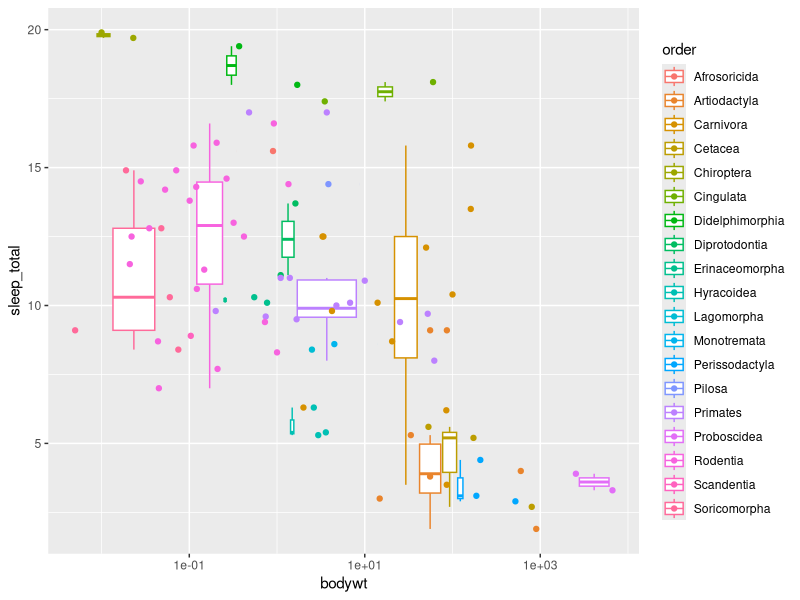
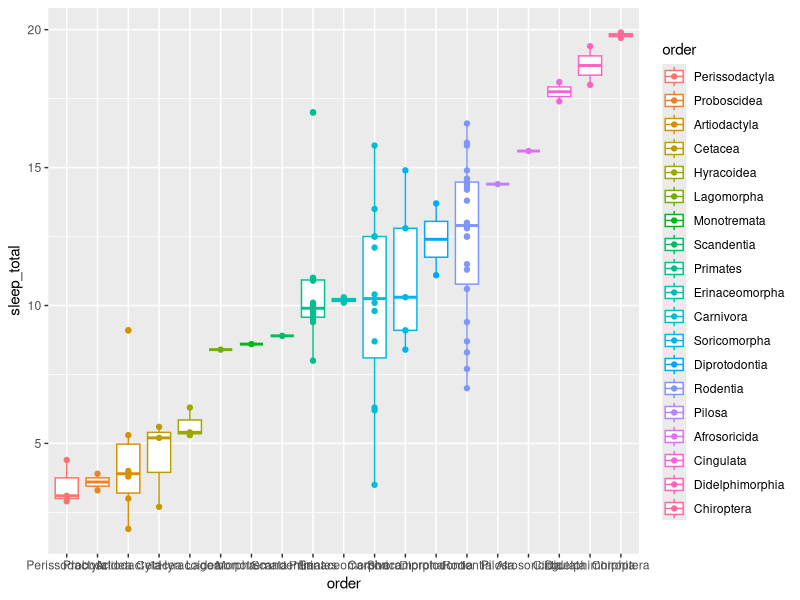
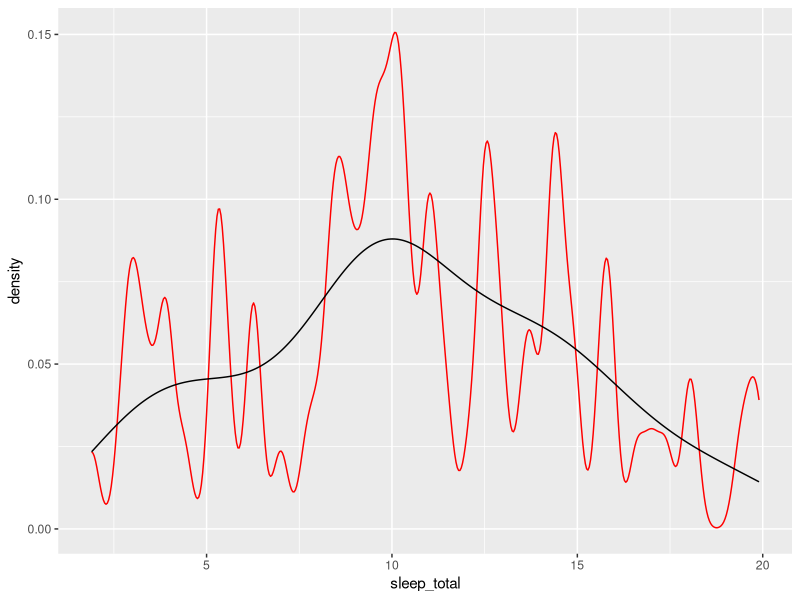
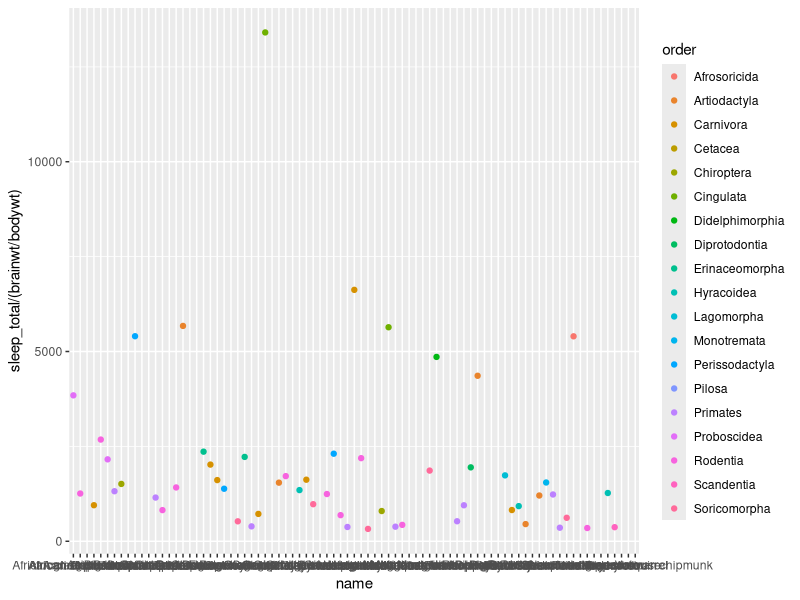
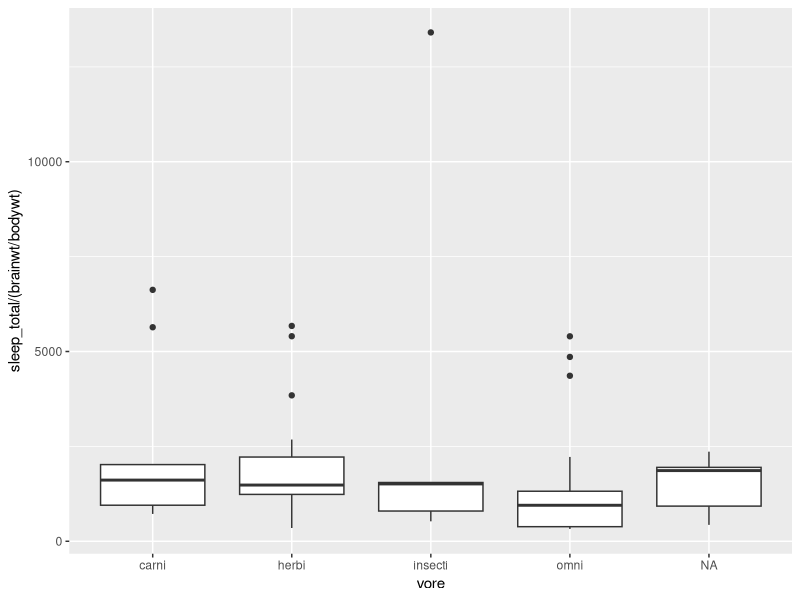
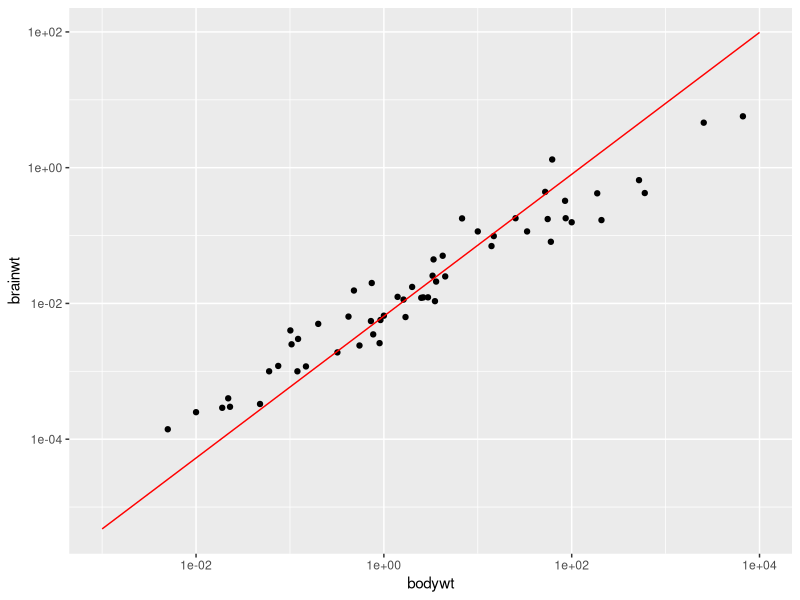
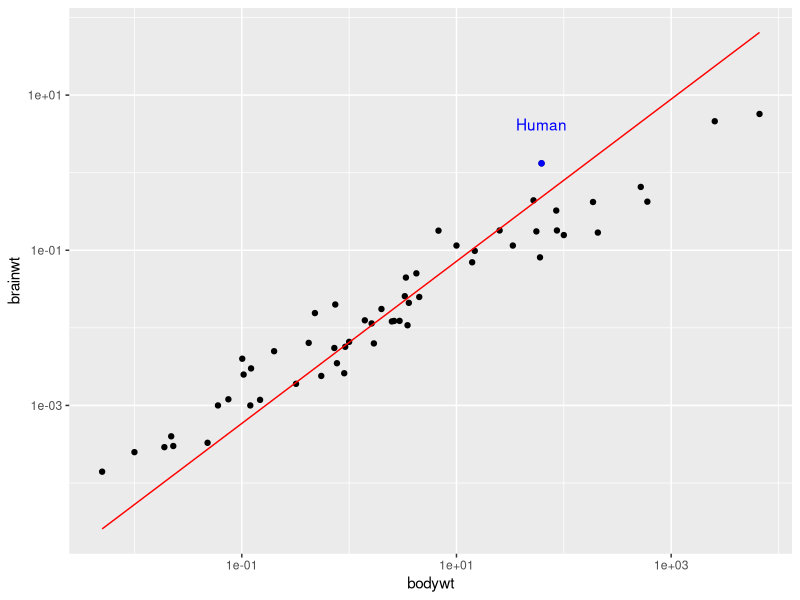
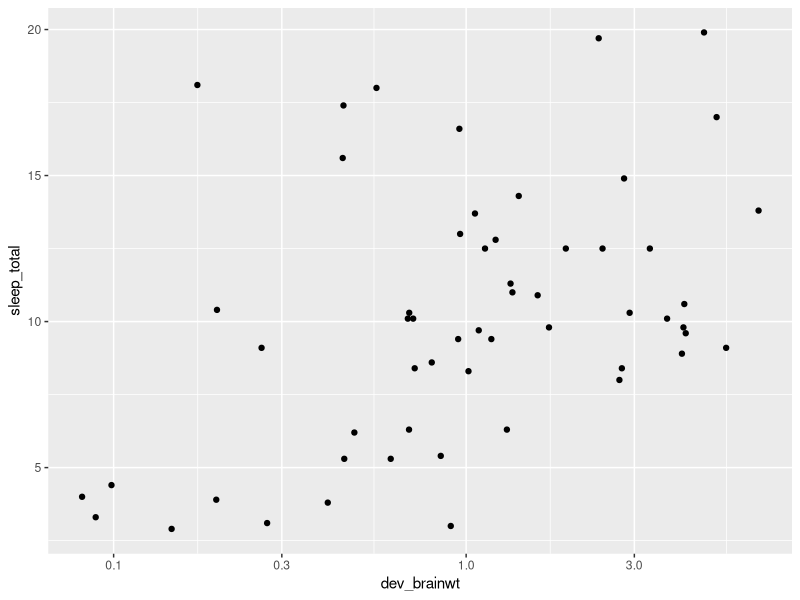

Write R code to recreate these figures, in order.
# start-up
library('dbplyr')
library('datasets')
library('ggplot2')
library('tidyverse')
data('msleep')

msleep = mutate(msleep,name=factor(name),
                       genus=factor(genus),
                       vore=factor(vore),
                       order=factor(order),
                       conservation=factor(conservation),
                       brain_ratio = brainwt/bodywt)

# begin analysis
msleep <- arrange(msleep,-sleep_total)

msleep %>% .$order %>% table() %>% prop.table()

msleep %>% group_by(order) %>%
           summarise(avg_sleep=mean(sleep_total)) %>%
           arrange(avg_sleep)

msleep %>%
  ggplot(aes(x=bodywt,y=sleep_total,color=order)) +
  geom_boxplot() + 
  geom_point() +
  scale_x_continuous(trans='log10')

# reorder - ordena todas as colunas de acordo com o crit?rio usado para 1 delas
msleep %>%
  mutate(order = reorder(order,sleep_total,median)) %>%
  ggplot(aes(x=order,y=sleep_total,color=order)) +
  geom_boxplot() + 
  geom_point()


#
msleep %>%
  ggplot(aes(x=sleep_total)) +
  geom_density(adjust=1/8,color='red') + 
  geom_density()

msleep %>%
  ggplot(aes(x=name,y=sleep_total/(brainwt/bodywt),color=order)) +
  geom_point() +
  scale_y_continuous(trans='identity')

msleep %>%
  ggplot(aes(x=vore,y=sleep_total/(brainwt/bodywt))) +
  geom_boxplot()

# brain to body weight analysis

msleep_filtered <- msleep %>%
  filter(!is.na(bodywt) & !is.na(brainwt)) %>%
  mutate(brain_ratio = brainwt/bodywt)

bodywt_avg_log10 <- msleep_filtered$bodywt %>%
                     log10() %>%
                     mean()

bodywt_dev_log10 <- msleep_filtered$bodywt %>%
                    log10()-bodywt_avg_log10

brainwt_avg_log10 <- msleep_filtered$brainwt %>%
                     log10() %>%
                     mean()

brainwt_dev_log10 <- msleep_filtered$brainwt %>%
                     log10()-brainwt_avg_log10

m <- mean(brainwt_dev_log10/bodywt_dev_log10)

exp_bodywt = 10^seq(-3,4,length.out = 100)
exp_brainwt = 10^(brainwt_avg_log10 + m*(log10(exp_bodywt) - bodywt_avg_log10))

exp_wt <- data.frame(bodywt = exp_bodywt, brainwt = exp_brainwt)

msleep_filtered <- mutate(msleep_filtered, exp_brainwt = 10^(brainwt_avg_log10 + m*(log10(bodywt) - bodywt_avg_log10)))
msleep_filtered <- mutate(msleep_filtered, dev_brainwt = 1 + (brainwt-exp_brainwt)/exp_brainwt)
    
msleep_filtered %>%
  ggplot(aes(bodywt,brainwt)) +
  geom_point(color='black') +
  scale_x_continuous(trans='log10') +
  scale_y_continuous(trans='log10') +
  geom_line(data=exp_wt,aes(x=exp_bodywt,y=exp_brainwt),color='red')

msleep_human <- filter(msleep_filtered, name=="Human")

msleep_filtered %>%
  ggplot(aes(bodywt,brainwt)) +
  geom_point(color='black') +
  scale_x_continuous(trans='log10') +
  scale_y_continuous(trans='log10') +
  geom_line(aes(x=bodywt,y=exp_brainwt),color='red') +
  geom_point(data=msleep_human,aes(bodywt,brainwt),color='blue') +
  geom_text(data=msleep_human,aes(bodywt,brainwt),label='Human',color='blue',nudge_y=0.5)

msleep_filtered %>%
  ggplot(aes(dev_brainwt,sleep_total))+
  geom_point() +
  scale_x_continuous(trans='log10')

msleep_primates = filter(msleep_filtered,order=='Primates')

msleep_filtered %>%
  ggplot(aes(brain_ratio,sleep_total)) +
  geom_point() + 
  scale_x_continuous(trans='log10') +
  scale_y_continuous(trans='log10') +
  geom_point(data=msleep_primates,aes(brain_ratio,sleep_total),color='red') +
  geom_point(data=msleep_human,aes(brain_ratio,sleep_total),color='blue',size=3) +
  geom_label(data=msleep_human,aes(brain_ratio,sleep_total,label=name),color='blue',nudge_x=0.1,nudge_y=-0.03)
  


# support

length(levels(msleep$order))
table(msleep$order)

match('Cow',msleep$name)

prim <- msleep$order=='Primates'
